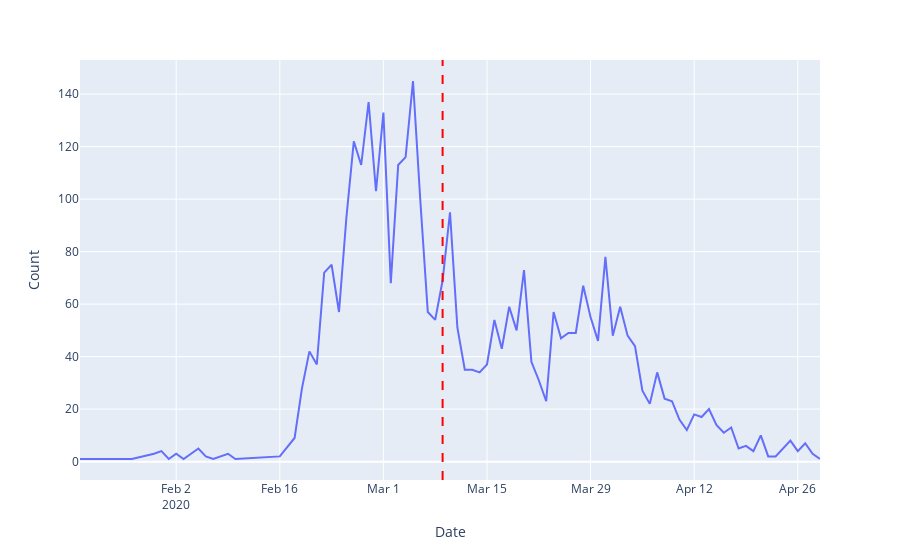

Notebook code cell kept with this figure:
### Code cell
confirmed_patient = patient_clean.groupby('confirmed_date')['patient_id'].nunique()
confirmed_patient = pd.DataFrame(confirmed_patient)
confirmed_patient = confirmed_patient.reset_index()
confirmed_patient.columns=['Date','Count']

fig = px.line(confirmed_patient, x='Date', y='Count')
fig.add_vline(x='2020-03-09', line_dash="dash", line_color="red")
